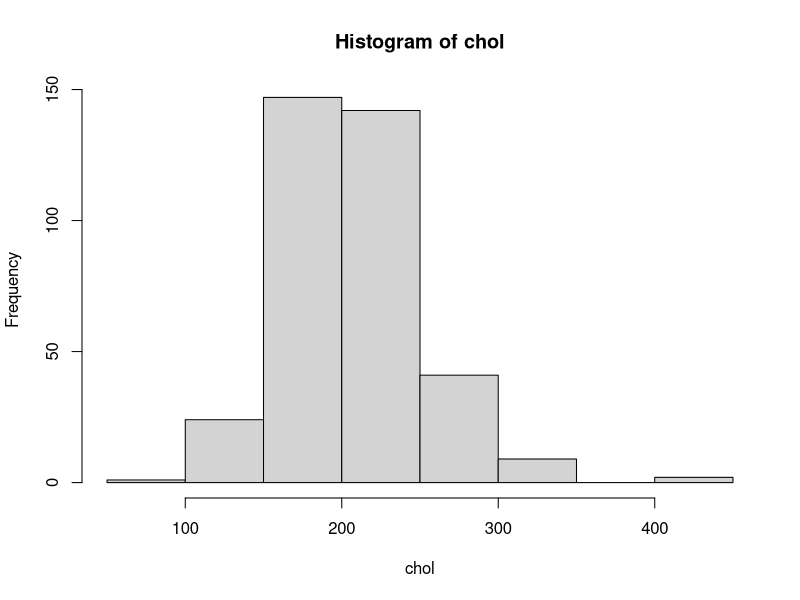
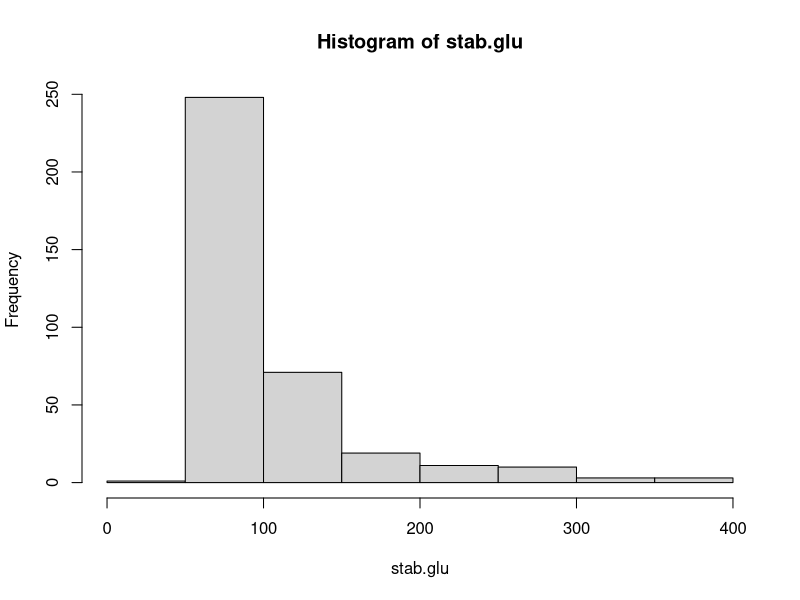
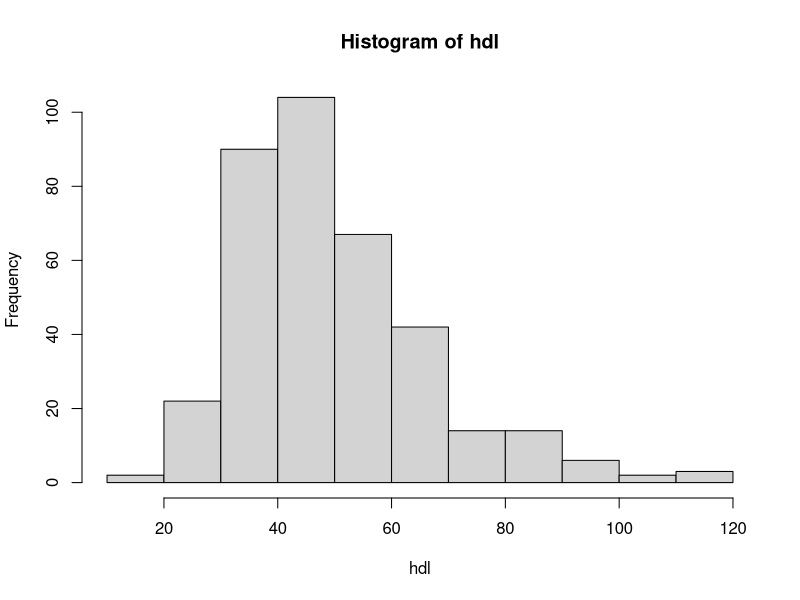
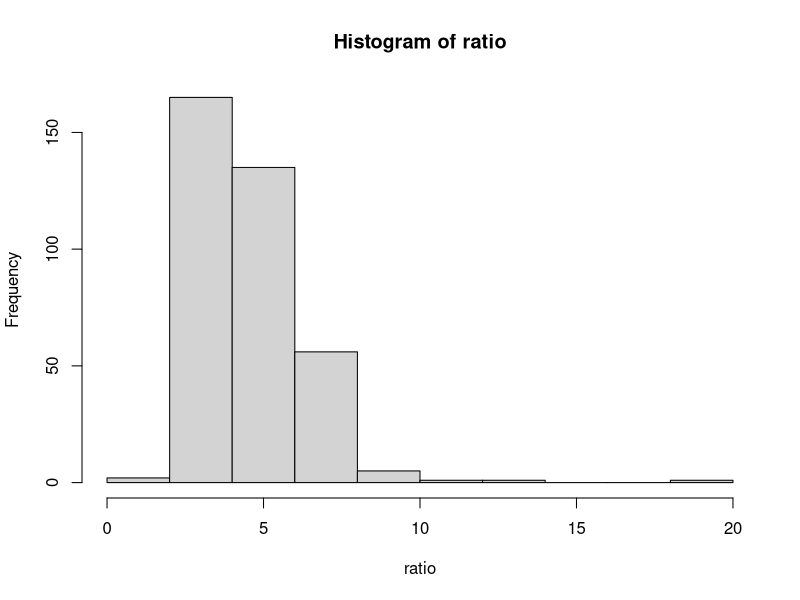
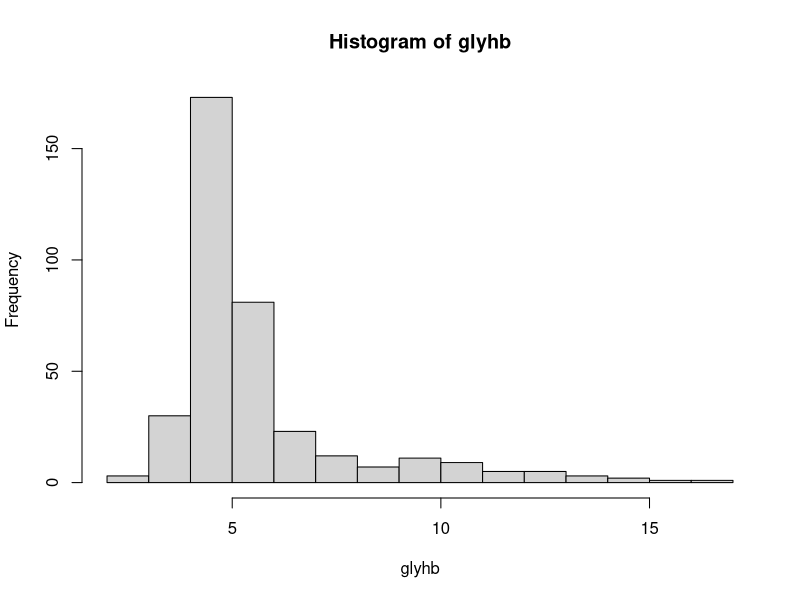
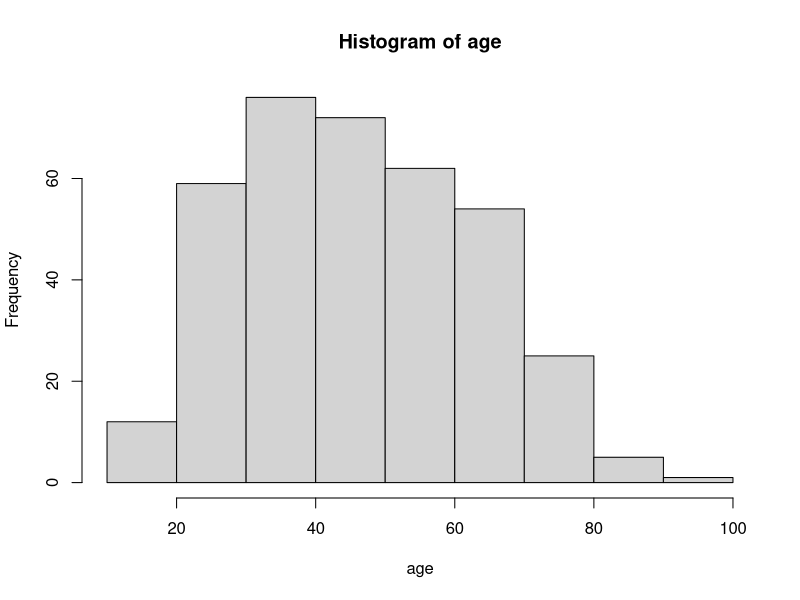
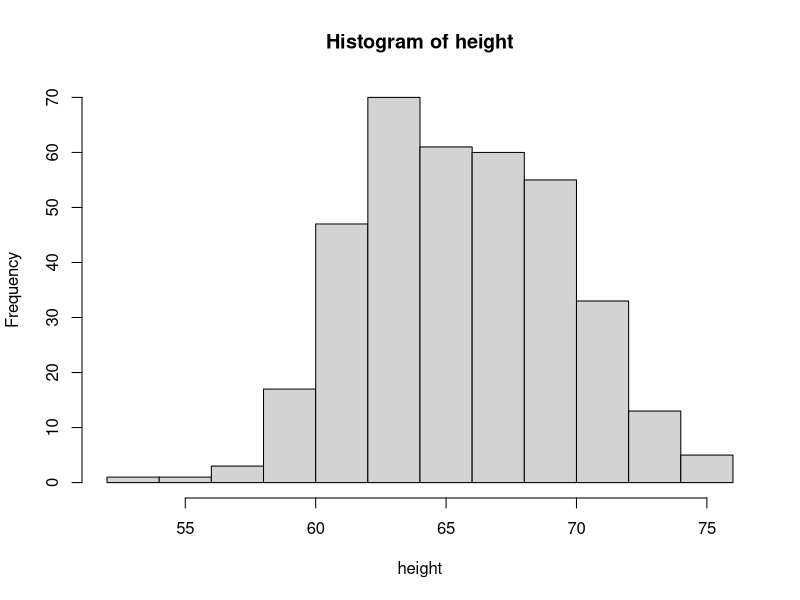
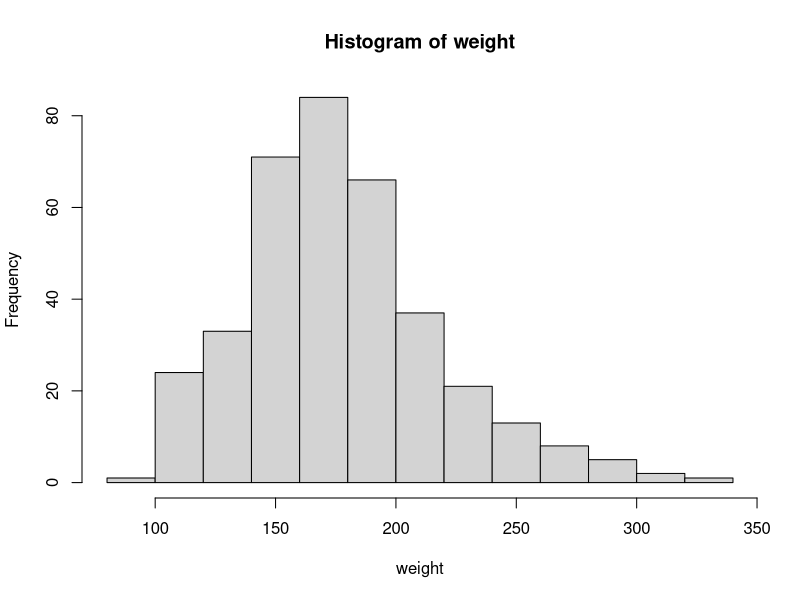

The R source for these figures, in order: (Note: this script raises an error after producing the figures.)
data=read.table("diabetes.txt",header=T)
attach(data)

#problem 1#
str(data)
name=names(data)
#histogram#
par(mfrow=c(3,5))
par(mfrow=c(1,1))
for (i in seq_along(data)){
  if (i==6||i==8||i==11){
    next
  }
  variable=as.name(name[i])
  hist(eval(variable),xlab=name[i],main=paste("Histogram of ", name[i], sep = ""))
}
#pie chart#
table(location)
count=c(175,191)
pct <- round(count/sum(count)*100)
lbls=c("Buckingham ","Louisa ")
lbls=paste(lbls,pct,"%",sep="")
pie(count,labels=lbls,main="Location",col=rainbow(length(lbls)))
table(gender)
count=c(214,152)
pct <- round(count/sum(count)*100)
lbls=c("female ","male ")
lbls=paste(lbls,pct,"%",sep="")
pie(count,labels=lbls,main="Gender",col=rainbow(length(lbls)))
table(frame)
count=c(96,172,98)
pct <- round(count/sum(count)*100)
pct
lbls=c("large ","medium ","small ")
lbls=paste(lbls,pct,"%",sep="")
pie(count,labels=lbls,main="Frame",col=rainbow(length(lbls)))
#scatterplot matrix and pairwise correlation matrix#
pairs(data[-c(6,8,11)])

#problem 2#
model1=lm(glyhb~.,data)
summary(model1)
par(mfrow=c(2,2))
plot(model1)

#problem 3#
boxcox(model1)
data$glyhb=glyhb^-1
model2=lm(glyhb~.,data)
summary(model2)
plot(model2)
boxcox(model2)

#problem 4#
set.seed(10)
N=nrow(data)
index=sample(1:N, size=N/2, replace=FALSE)
data.t=data[index,]
data.v=data[-index,]

#problem5#
model3=lm(glyhb~.,data.t)
summary(model3)
length(model3$coefficients)
MSE=sum((data.t$glyhb-model3$fitted.values)^2)/166
MSE
#problem 6#
library(leaps)
library(MASS)
best=regsubsets(glyhb~., data=data.t, nbest=1, nvmax=16)
sum_sub=summary(best)
sum_sub$which
n=nrow(data.t)
p.m=2:17
sse=sum_sub$rss
sse
aic=n*log(sse)+2*p.m-n*log(n)
bic=n*log(sse)+log(n)*p.m-n*log(n)
fit0=lm(glyhb~1,data=data.t)
sse1=sum(fit0$residuals^2)
p=1
c1=sse1/0.001384-(n-2*p)
aic1=n*log(sse1)+2*p-n*log(n)
bic1=n*log(sse1)+log(n)*p-n*log(n)
none=c(1,rep(0,16),sse1,0,0,c1,aic1,bic1)
res_sub=cbind(sum_sub$which,sse,sum_sub$rsq,sum_sub$adjr2,sum_sub$cp,aic, bic)
res_sub=rbind(none,res_sub)
colnames(res_sub)=c(colnames(sum_sub$which),"sse", "R^2", "R^2_a", "Cp", "aic", "bic")
res_sub
frametype=model.matrix(~data.t$frame-1)
frametype
framesmall=frametype[,3]
framesmall
model3.1=lm(glyhb~stab.glu+age+waist+ratio+framesmall,data.t)
model3.2=lm(glyhb~stab.glu+age+waist,data.t)
model3.3=lm(glyhb~stab.glu+age+waist+ratio+framesmall+time.ppn,data.t)

#problem 7#
model4=lm(glyhb~.^2,data.t)
summary(model4)
length(model4$coefficients)
MSE=sum((data.t$glyhb-model4$fitted.values)^2)/47
#problem8#
library(leaps)
library(MASS)
model.fs1=stepAIC(fit0, scope=list(upper=lm(glyhb~.^2,data=data.t), lower=~1), direction="both", k=2)
#problem9#
model.fs2=stepAIC(model3, scope=list(upper=lm(glyhb~.^2,data=data.t), lower=~1), direction="both", k=2)
#problem10#
sse.fs1=sum(model.fs1$residuals^2)
sse.fs2=sum(model.fs2$residuals^2)
bic=n*log(sse.fs1)+log(n)*length(model.fs1$coefficients)-n*log(n)
bic=n*log(sse.fs2)+log(n)*length(model.fs2$coefficients)-n*log(n)
bic
model4.1=model.fs2
model4.2=model.fs1
#problem11#
press.3.1=sum((model3.1$residuals/(1-lm.influence(model3.1)$hat))^2)
press.3.2=sum((model3.2$residuals/(1-lm.influence(model3.2)$hat))^2)
press.3.3=sum((model3.3$residuals/(1-lm.influence(model3.3)$hat))^2)
press.4.1=sum((model4.1$residuals/(1-lm.influence(model4.1)$hat))^2)
press.4.2=sum((model4.2$residuals/(1-lm.influence(model4.2)$hat))^2)
sum(model3.1$residuals^2)
sum(model3.2$residuals^2)
sum(model3.3$residuals^2)
sum(model4.1$residuals^2)
sum(model4.2$residuals^2)
#problem12#
MSPR3.1=sum((data.v$glyhb-predict(model3.1,data.v))^2)/n
MSPR3.2=sum((data.v$glyhb-predict(model3.2,data.v))^2)/n
MSPR3.3=sum((data.v$glyhb-predict(model3.3,data.v))^2)/n
MSPR4.1=sum((data.v$glyhb-predict(model4.1,data.v))^2)/n
MSPR4.2=sum((data.v$glyhb-predict(model4.2,data.v))^2)/n
press.3.1/n
press.3.2/n
press.3.3/n
press.4.1/n
press.4.2/n
#problem13#
frametype=model.matrix(~data$frame-1)
framesmall=frametype[,3]
finalmodel=lm(glyhb~stab.glu+age+waist+ratio+framesmall+time.ppn,data)
summary(finalmodel)
anova(finalmodel) 
